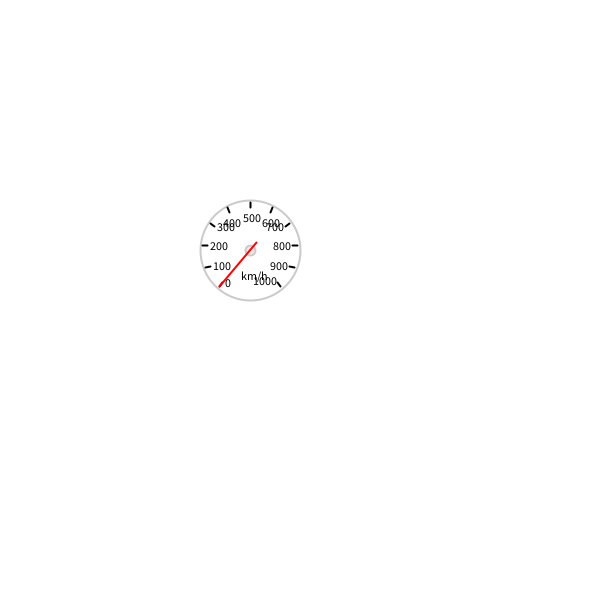
Frame 1 (no input)
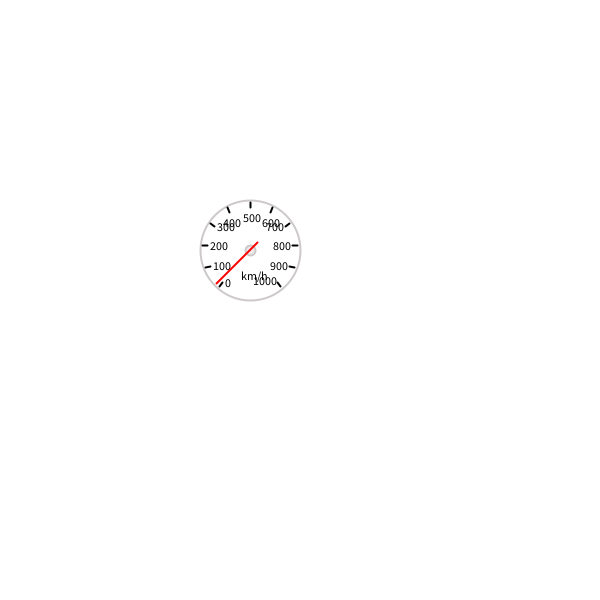
Frame 60 (the mouse pressed at the canvas centre just before this capture)
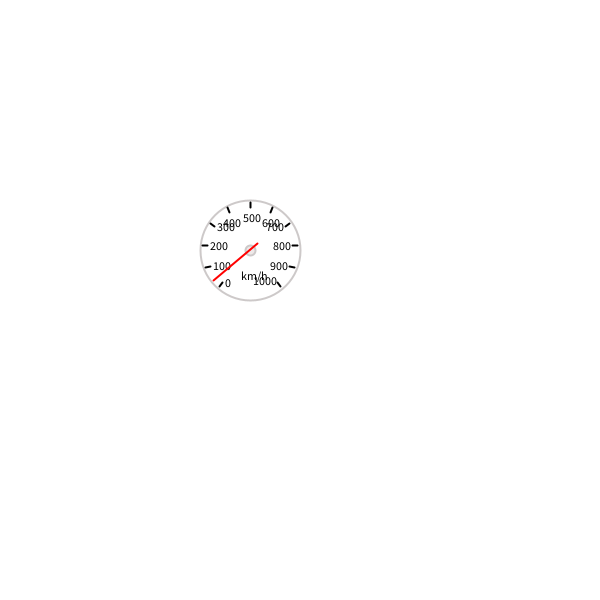
Frame 120 (the mouse held since frame 60 and released just before this capture)

The Processing sketch that drew these frames (run headless with seeded random() and noise(); from frame 60 on, the mouse is pressed at the canvas centre):

// Processing sketch: new_gauge
// ── new_gauge.pde
/**
 a simple gauge simulator by <a href="http://www.local-guru.net/blog">guru</a>
 */
Gauge gauge; 
void setup()
{
 size(600,600);
 this.gauge=new Gauge(100,0,1000,250,250);
  
} 
void draw()
{
  background(137,137,137);
  this.gauge.incrementValue();
  this.gauge.draw();
}




// ── Gauge.pde

public class Gauge {
  private int x;
  private int y;
  private int radius;
  private float value;
  private int min;
  private int max;
  private final float ratio;

  public Gauge(int radius, int min, int max, int x, int y) {
    this. min = min;
    this.max = max;
    this.radius = radius;
    this.x = x;
    this.y = y;
    this.value = min;
    smooth();
    ratio = (float)radius/210;
  }

  void drawGauge() {

    pushStyle();
    fill(0, 0, 0);
    text("km/h", -10, 30);
    stroke(0, 0, 0);

    for ( int i=0; i<=10; i++) {
      float a = radians(130 + 28*i);
      float r1 = 100*ratio;
      float r2 = 90*ratio;
      line( r1*cos(a), r1*sin(a), r2*cos(a), r2*sin(a));
      if (i<4)
        text( (int)(min +(((float)max-min)/10)*i), r2*cos(a)+2, r2*sin(a)+4);
      else if (i<7)
        text( (int)(min +(((float)max-min)/10)*i), r2*cos(a)-8, r2*sin(a)+14);
      else if (i<10)
        text( (int)(min +(((float)max-min)/10)*i), r2*cos(a)-20, r2*sin(a)+4);
      else
        text( (int)(min +(((float)max-min)/10)*i), r2*cos(a)-25, r2*sin(a)+2);
    }
    popStyle();
    float b = radians( 130 + ((((float)value%max)/max)*280));
    pushStyle();
    fill(238, 233, 233);  
    stroke( 205, 201, 201);
    ellipse(0, 0, 10, 10); 
    stroke(255, 0, 0);
    line( -10*cos(b), -10*sin(b), 100 * cos(b)*ratio, 100 * sin(b)*ratio);
    popStyle();
  }
  
  void draw() {
    background(255, 255, 255);
    pushStyle();
    translate(x, y);
    fill(255, 255, 255);  
    stroke( 205, 201, 201);
    strokeWeight(2);
    ellipse(0, 0, radius, radius); 
    drawGauge();
    popStyle();
  }

public void incrementValue() {
    if ( value <= this.max ) {
      this.value+=0.3;
    }
    else {
      println("progress finished.");
    }
  }
  
}
